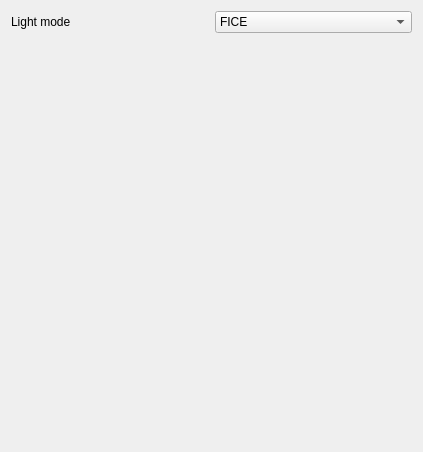
<?xml version="1.0" encoding="UTF-8"?>
<ui version="4.0">
 <class>Generator</class>
 <widget class="QWidget" name="Generator">
  <property name="geometry">
   <rect>
    <x>0</x>
    <y>0</y>
    <width>423</width>
    <height>452</height>
   </rect>
  </property>
  <property name="sizePolicy">
   <sizepolicy hsizetype="Minimum" vsizetype="Minimum">
    <horstretch>0</horstretch>
    <verstretch>0</verstretch>
   </sizepolicy>
  </property>
  <property name="windowTitle">
   <string>Form</string>
  </property>
  <layout class="QVBoxLayout" name="verticalLayout">
   <item>
    <layout class="QHBoxLayout" name="horizontalLayout">
     <item>
      <widget class="QLabel" name="label">
       <property name="text">
        <string>Light mode</string>
       </property>
      </widget>
     </item>
     <item>
      <widget class="QComboBox" name="cbb_lightMode">
       <item>
        <property name="text">
         <string>FICE</string>
        </property>
       </item>
       <item>
        <property name="text">
         <string>LCI</string>
        </property>
       </item>
      </widget>
     </item>
    </layout>
   </item>
   <item>
    <layout class="QVBoxLayout" name="generateLayout"/>
   </item>
   <item>
    <spacer name="verticalSpacer">
     <property name="orientation">
      <enum>Qt::Vertical</enum>
     </property>
     <property name="sizeHint" stdset="0">
      <size>
       <width>20</width>
       <height>40</height>
      </size>
     </property>
    </spacer>
   </item>
  </layout>
 </widget>
 <resources/>
 <connections/>
</ui>
